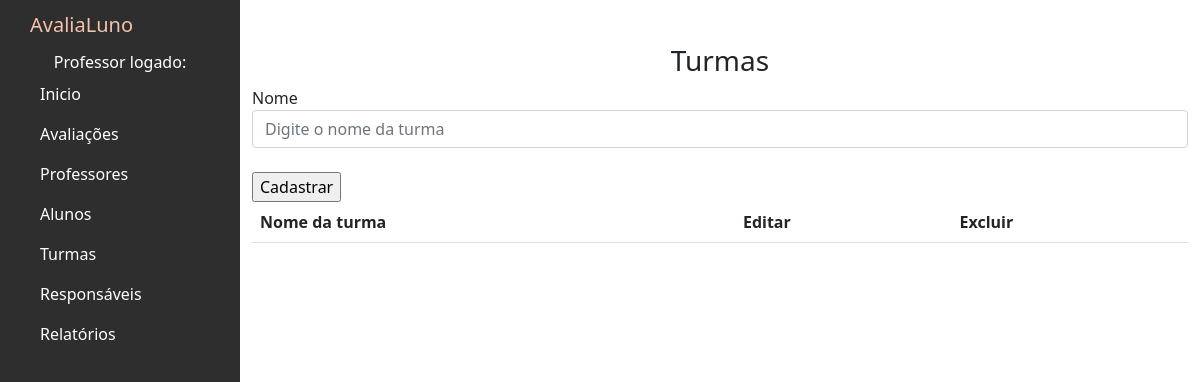
Page /turmas on the earlier database version.
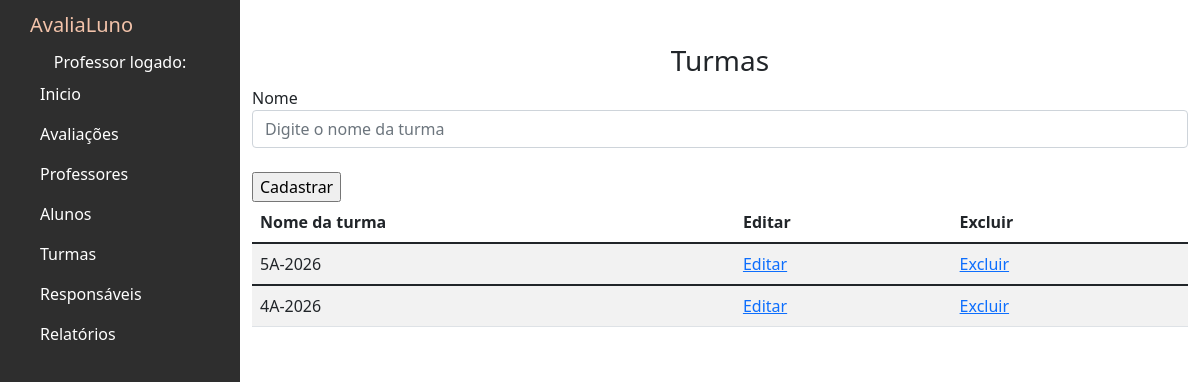
Same page on the later database version.
### avaliacoes/models.py (models this page shows, shortened)
class Turma(models.Model):
    nome = models.CharField(max_length=100)
    class Meta:
        verbose_name = "Turma"
        verbose_name_plural = "Turmas" # Define o nome plural personalizado

### avaliacoes/views.py (the view)
# urls.py: path('turmas',views.turmas,name='turmas'),
def turmas(request):
        lista_turmas = Turma.objects.all()
        return render(request,'turmas.html',{'lista_turmas':lista_turmas})

### avaliacoes/templates/turmas.html (shortened to what this page needs)
{% extends 'base.html' %}
{% block content %}
<h3><center> Turmas </center></h3>
<form action="" method="POST">{% csrf_token %}
    <div class="form-group">
      <label for="exampleFormControlInput1">Nome</label>
      <input type="text" name="nome" class="form-control" id="exampleFormControlInput1" placeholder="Digite o nome da turma">
    </div>
    <div class="form-group">
      <br>
      <input type="submit" value="Cadastrar">
    </div>
  </form>
<div class="table-wrapper-scroll-y my-custom-scrollbar">
  <table class="table table-striped mb-1">
      <thead>
          <tr>
              <th scope="col">Nome da turma</th>
              <th scope="col">Editar</th>
              <th scope="col">Excluir</th>
          </tr>
      </thead>
          {% for turma in lista_turmas %}
          <tbody>
              <tr>
                  <td>{{ turma.nome }}</td>
                  <td><a href="">Editar</a></td>
                  <td><a href="">Excluir</a></td>
              </tr>
          </tbody>
          {% endfor %}
  </table>
</div>
{% endblock %}

Differences in the rows shown:
added Turma: nome "5A-2026"
added Turma: nome "4A-2026"
